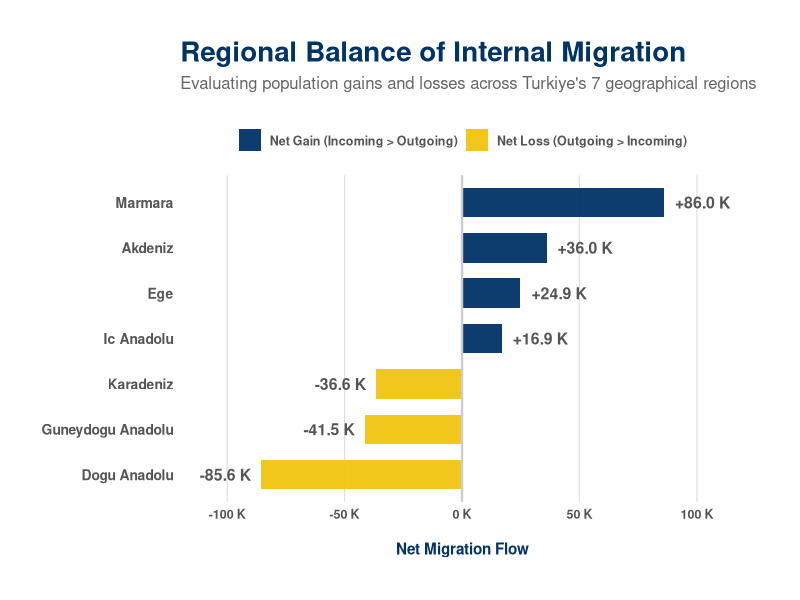
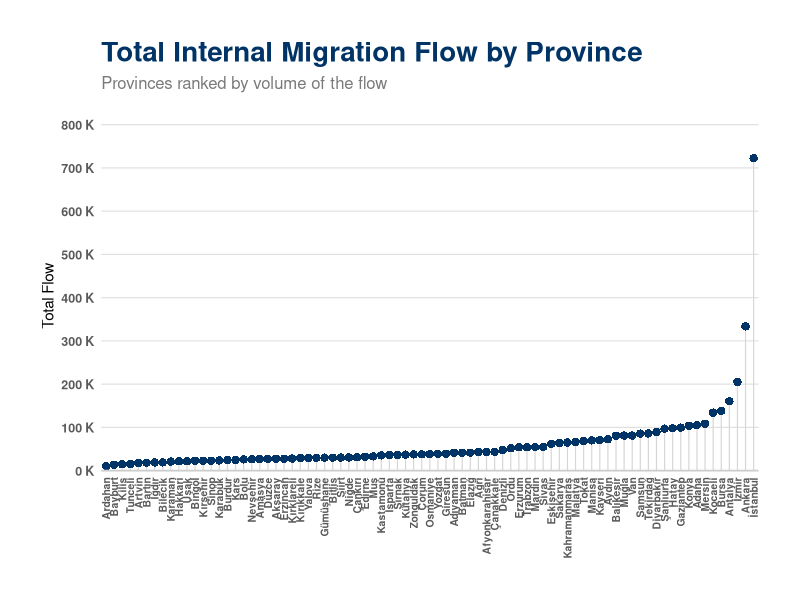

Source code (R) for these figures, in order: (Note: this script raises an error after producing the figures.)
## ---- chunk 1
#| echo: FALSE
#| warning: FALSE
#| message: FALSE

library(tidyverse)
library(readr)

final_data_clean <- read_csv(
  "final_data_clean.csv",
  locale = locale(encoding = "UTF-8"),
  show_col_types = FALSE
)
## ---- chunk 2
#| echo: FALSE
#| warning: FALSE
#| message: FALSE
#| fig-width: 12
#| fig-height: 8
#| out-width: 100%

library(dplyr)
library(ggplot2)
library(stringr)
library(scales)
library(stringi)

while (!is.null(dev.list())) dev.off()
options(scipen = 999)

marmara <- c("istanbul", "edirne", "kirklareli", "tekirdag", "canakkale", "kocaeli", "yalova", "sakarya", "bilecik", "bursa", "balikesir")
ege <- c("izmir", "manisa", "aydin", "denizli", "mugla", "afyonkarahisar", "afyon", "kutahya", "usak")
akdeniz <- c("antalya", "isparta", "burdur", "adana", "mersin", "icel", "hatay", "osmaniye", "kahramanmaras")
icanadolu <- c("ankara", "konya", "karaman", "aksaray", "nigde", "nevsehir", "kirsehir", "kirikkale", "yozgat", "kayseri", "sivas", "cankiri", "eskisehir")
karadeniz <- c("artvin", "rize", "bayburt", "trabzon", "gumushane", "giresun", "ordu", "tokat", "amasya", "samsun", "sinop", "corum", "kastamonu", "bartin", "karabuk", "zonguldak", "duzce", "bolu")
doguanadolu <- c("erzurum", "erzincan", "kars", "tunceli", "bingol", "elazig", "malatya", "hakkari", "van", "bitlis", "mus", "agri", "igdir", "ardahan")
guneydogu <- c("gaziantep", "kilis", "adiyaman", "sanliurfa", "diyarbakir", "mardin", "batman", "siirt", "sirnak")

bolge_net_goc <- final_data_clean %>%
  mutate(
    il_temiz = stri_trans_general(il, "Latin-ASCII"),
    il_temiz = str_trim(tolower(il_temiz))
  ) %>%
  mutate(Bolge = case_when(
    il_temiz %in% marmara ~ "Marmara",
    il_temiz %in% ege ~ "Ege",
    il_temiz %in% akdeniz ~ "Akdeniz",
    il_temiz %in% icanadolu ~ "Ic Anadolu",
    il_temiz %in% karadeniz ~ "Karadeniz",
    il_temiz %in% doguanadolu ~ "Dogu Anadolu",
    il_temiz %in% guneydogu ~ "Guneydogu Anadolu",
    TRUE ~ "Bilinmeyen"
  )) %>%
  filter(Bolge != "Bilinmeyen") %>%
  group_by(Bolge) %>%
  summarise(
    Gelen = sum(gelen_sayi, na.rm = TRUE),
    Giden = sum(giden_sayi, na.rm = TRUE)
  ) %>%
  mutate(
    Net_Goc = Gelen - Giden,
    Durum = ifelse(Net_Goc >= 0, "Net Gain (Incoming > Outgoing)", "Net Loss (Outgoing > Incoming)")
  )

print(paste("Matched Region Count:", nrow(bolge_net_goc)))

if(nrow(bolge_net_goc) > 0) {
  
  p <- ggplot(bolge_net_goc, aes(x = reorder(Bolge, Net_Goc), y = Net_Goc, fill = Durum)) +
    geom_bar(stat = "identity", width = 0.65, alpha = 0.95) +
    geom_hline(yintercept = 0, color = "#cccccc", size = 0.8) +
    geom_text(
      aes(
        label = paste0(ifelse(Net_Goc > 0, "+", ""), label_number(suffix = " K", scale = 1e-3, accuracy = 0.1)(Net_Goc)),
        hjust = ifelse(Net_Goc > 0, -0.2, 1.2)
      ),
      size = 4, fontface = "bold", color = "#555555"
    ) +
    coord_flip(clip = "off") + 
    scale_fill_manual(values = c(
      "Net Gain (Incoming > Outgoing)" = "#003366", 
      "Net Loss (Outgoing > Incoming)" = "#f1c40f"  
    )) +
    scale_y_continuous(
      labels = label_number(suffix = " K", scale = 1e-3),
      expand = expansion(mult = c(0.2, 0.2)) 
    ) +
    theme_minimal(base_family = "sans") +
    labs(
      title = "Regional Balance of Internal Migration",
      subtitle = "Evaluating population gains and losses across Turkiye's 7 geographical regions",
      x = NULL,
      y = "Net Migration Flow",
      fill = NULL
    ) +
    theme(
      plot.background = element_rect(fill = "white", color = NA),
      panel.background = element_rect(fill = "white", color = NA),
      plot.title = element_text(face = "bold", size = 20, color = "#003366", hjust = 0),
      plot.subtitle = element_text(size = 12, color = "#666666", margin = margin(b = 20), hjust = 0),
      axis.text.y = element_text(size = 10, color = "#555555", face = "bold"),
      axis.text.x = element_text(size = 9, color = "#555555", face = "bold"),
      axis.title.x = element_text(face = "bold", color = "#003366", margin = margin(t = 15)),
      panel.grid.major.y = element_blank(), 
      panel.grid.major.x = element_line(color = "#e0e0e0", size = 0.4),
      panel.grid.minor = element_blank(),
      legend.position = "top",
      legend.text = element_text(color = "#555555", face = "bold", size = 9),
      plot.margin = margin(30, 40, 30, 30)
    )
  print(p)
  
} else {
  print("ERROR: Data mismatch. Please check your final_data_clean dataframe.")
}
## ---- chunk 3
#| echo: TRUE
install.packages(c("dplyr", "ggplot2", "scales"))

library(dplyr)
library(ggplot2)
library(scales)

options(scipen = 999)

il_akis_sirali <- final_data_clean %>%
  group_by(il) %>%
  summarise(
    total_flow = sum(gelen_sayi, na.rm = TRUE) + sum(giden_sayi, na.rm = TRUE)
  ) %>%
  ungroup() %>%
  arrange(total_flow)

ggplot(il_akis_sirali, aes(x = reorder(il, total_flow), y = total_flow)) +
  geom_segment(aes(x = reorder(il, total_flow), xend = il, y = 0, yend = total_flow), 
               color = "#d6d6d6", size = 0.4) +
  geom_point(color = "#003366", 
             size = 2.5, 
             shape = 16, 
             alpha = 1) +
  scale_y_continuous(
    labels = label_number(suffix = " K", scale = 1e-3),
    breaks = seq(0, max(il_akis_sirali$total_flow) + 100000, by = 100000),
    expand = expansion(mult = c(0, 0.12))
  ) +
  theme_minimal(base_family = "sans") +
  labs(
    title = "Total Internal Migration Flow by Province",
    subtitle = "Provinces ranked by volume of the flow",
    x = NULL, 
    y = "Total Flow"
  ) +
  theme(
    plot.background = element_rect(fill = "white", color = NA),
    panel.background = element_rect(fill = "white", color = NA),
    axis.text.x = element_text(angle = 90, vjust = 0.5, hjust = 1, size = 7.5, 
                               color = "#5a5a5a", face = "bold"),
    axis.text.y = element_text(size = 9, color = "#5a5a5a", face = "bold"),
    panel.grid.major.y = element_line(color = "#e0e0e0", size = 0.4), 
    panel.grid.major.x = element_blank(),
    panel.grid.minor = element_blank(),
    plot.title = element_text(face = "bold", size = 20, color = "#003366", hjust = 0),
    plot.subtitle = element_text(size = 12, color = "#7a7a7a", margin = margin(b = 20), hjust = 0),
    axis.line.x = element_line(color = "#cccccc", size = 0.6),
    plot.margin = margin(30, 30, 30, 30)
  )
## ---- chunk 4
#| echo: FALSE
#| warning: FALSE
#| message: FALSE
#| fig-width: 12
#| fig-height: 8

library(dplyr)
library(ggplot2)
library(sf)
library(rnaturalearth)
library(stringr)
library(stringi)
library(scales)

options(scipen = 999)

il_ozet <- final_data_clean %>%
  mutate(
    clean_neden = tolower(stri_trans_general(neden, "Latin-ASCII")),
    
    standart_neden = case_when(
      str_detect(clean_neden, "egitim|education") ~ "Education",
      
      str_detect(clean_neden, "konut|yasam|housing|living") ~ "Better Living",
      
      str_detect(clean_neden, "memleket|geri donme|returning") ~ "Returning Home",
      
      str_detect(clean_neden, "bagimli|hane|household|family") ~ "Family Related",
      
      TRUE ~ "Other"
    )
  ) %>%
  
  group_by(il) %>%
  
  mutate(total_in_migration = sum(gelen_sayi, na.rm = TRUE)) %>%
  
  filter(gelen_sayi == max(gelen_sayi, na.rm = TRUE)) %>%
  
  slice(1) %>%
  
  select(
    il,
    top_reason = standart_neden,
    total_in_migration
  ) %>%
  
  ungroup()

clean_city_name <- function(x) {
  x %>%
    as.character() %>%
    stri_trans_general("Latin-ASCII") %>%
    tolower() %>%
    str_trim() %>%
    str_replace_all("ı", "i") %>%
    str_replace_all("^afyon$", "afyonkarahisar") %>%
    str_replace_all("^maras$", "kahramanmaras")
}

turkey_map <- ne_states(
  country = "Turkey",
  returnclass = "sf"
)

map_data <- turkey_map %>%
  
  mutate(match_name = clean_city_name(name)) %>%
  
  left_join(
    il_ozet %>%
      mutate(match_name = clean_city_name(il)),
    by = "match_name"
  )

map_points <- st_point_on_surface(map_data)

ggplot() +
  
  geom_sf(
    data = turkey_map,
    fill = "gray95",
    color = "gray70",
    linewidth = 0.25
  ) +
  
  geom_sf(
    data = map_points,
    aes(
      size = total_in_migration,
      color = top_reason
    ),
    alpha = 0.85
  ) +
  
  scale_size_area(
    max_size = 14,
    name = "Total In-Migration",
    labels = comma
  ) +
  
  scale_color_manual(
    values = c(
      "Education" = "#003366",
      "Better Living" = "#2ca25f",
      "Returning Home" = "#f1c40f",
      "Family Related" = "#5dade2",
      "Other" = "gray60"
    ),
    
    na.value = "gray70",
    
    name = "Top Reason for In-Migration"
  ) +
  
  labs(
  title = "Internal Migration Map of Turkey",
  subtitle = "Top reasons for in-migration and total in-migration    volumes by province"
  ) +
  
  theme_void() +
  
  theme(
    plot.title = element_text(
      face = "bold",
      size = 20,
      color = "#003366",
      hjust = 0.5
    ),
    
    plot.subtitle = element_text(
      size = 12,
      color = "#555555",
      hjust = 0.5,
      margin = margin(b = 15)
    ),
    
    legend.position = "bottom",
    
    legend.box = "vertical",
    
    legend.title = element_text(
      face = "bold",
      size = 10
    ),
    
    legend.text = element_text(size = 9),
    
    plot.margin = margin(10, 10, 10, 10)
  ) +
  
  guides(
    color = guide_legend(
      ncol = 3,
      title.position = "top"
    ),
    
    size = guide_legend(
      title.position = "top"
    )
  )
## ---- chunk 5
#| echo: FALSE
#| warning: FALSE
#| message: FALSE
#| fig-width: 12
#| fig-height: 8

library(dplyr)
library(ggplot2)
library(sf)
library(rnaturalearth)
library(stringr)
library(stringi)
library(scales)

options(scipen = 999)

il_ozet_out <- final_data_clean %>%
  
  mutate(
    clean_neden = tolower(stri_trans_general(neden, "Latin-ASCII")),
    
    standart_neden = case_when(
      str_detect(clean_neden, "egitim|education") ~ "Education",
      
      str_detect(clean_neden, "konut|yasam|housing|living") ~ "Better Living",
      
      str_detect(clean_neden, "memleket|geri donme|returning") ~ "Returning Home",
      
      str_detect(clean_neden, "bagimli|hane|household|family") ~ "Family Related",
      
      TRUE ~ "Other"
    )
  ) %>%
  
  group_by(il) %>%
  
  mutate(total_out_migration = sum(giden_sayi, na.rm = TRUE)) %>%
  
  filter(giden_sayi == max(giden_sayi, na.rm = TRUE)) %>%
  
  slice(1) %>%
  
  select(
    il,
    top_reason = standart_neden,
    total_out_migration
  ) %>%
  
  ungroup()

clean_city_name <- function(x) {
  x %>%
    as.character() %>%
    stri_trans_general("Latin-ASCII") %>%
    tolower() %>%
    str_trim() %>%
    str_replace_all("ı", "i") %>%
    str_replace_all("^afyon$", "afyonkarahisar") %>%
    str_replace_all("^maras$", "kahramanmaras")
}

turkey_map <- ne_states(
  country = "Turkey",
  returnclass = "sf"
)

map_data_out <- turkey_map %>%
  
  mutate(match_name = clean_city_name(name)) %>%
  
  left_join(
    il_ozet_out %>%
      mutate(match_name = clean_city_name(il)),
    by = "match_name"
  )

map_points_out <- st_point_on_surface(map_data_out)

ggplot() +
  
  geom_sf(
    data = turkey_map,
    fill = "gray95",
    color = "gray70",
    linewidth = 0.25
  ) +
  
  geom_sf(
    data = map_points_out,
    aes(
      size = total_out_migration,
      color = top_reason
    ),
    alpha = 0.85
  ) +
  
  scale_size_area(
    max_size = 14,
    name = "Total Out-Migration",
    labels = comma
  ) +
  
  scale_color_manual(
    values = c(
      "Education" = "#003366",
      "Better Living" = "#2ca25f",
      "Returning Home" = "#f1c40f",
      "Family Related" = "#5dade2",
      "Other" = "gray60"
    ),
    
    na.value = "gray70",
    
    name = "Top Reason for Out-Migration"
  ) +
  
  labs(
    title = "Out-Migration Map of Turkey",
    
    subtitle = "Top reasons for out-migration and total out-migration volumes by province"
  ) +
  
  theme_void() +
  
  theme(
    plot.title = element_text(
      face = "bold",
      size = 20,
      color = "#003366",
      hjust = 0.5
    ),
    
    plot.subtitle = element_text(
      size = 12,
      color = "#555555",
      hjust = 0.5,
      margin = margin(b = 15)
    ),
    
    legend.position = "bottom",
    
    legend.box = "vertical",
    
    legend.title = element_text(
      face = "bold",
      size = 10
    ),
    
    legend.text = element_text(size = 9),
    
    plot.margin = margin(10, 10, 10, 10)
  ) +
  
  guides(
    color = guide_legend(
      ncol = 3,
      title.position = "top"
    ),
    
    size = guide_legend(
      title.position = "top"
    )
  )
